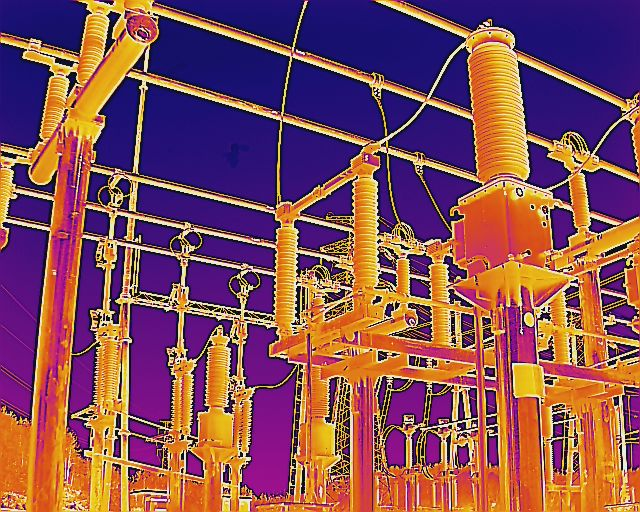
#> input picture assets/temple.jpeg, 640 x 512 px, found by its file name
$ python sift_match.py   (older library calls are emulated)
#> lines starting #> are read from the running program, lines starting #| are printed output that depends on the picture; after the words box and inside, x2 and y2 are one past the last pixel; in counts of white or black regions, pixels touching at a corner belong together
import cv2
import numpy as np
import secrets

###################################################### 1. 定义SIFT类 ####################################################
class  CSift:
	def __init__(self,num_octave,num_scale,sigma):
		self.sigma = sigma	#初始尺度因子
		self.num_scale = num_scale #层数
		self.num_octave = 3 #组数，后续重新计算
		self.contrast_t = 0.04#弱响应阈值
		self.eigenvalue_r = 10#hessian矩阵特征值的比值阈值
		self.scale_factor = 1.5#求取方位信息时的尺度系数
		self.radius_factor = 3#3被采样率
		self.num_bins = 36 #计算极值点方向时的方位个数
		self.peak_ratio = 0.8 #求取方位信息时，辅方向的幅度系数

#################################################### 6. 匹配 ############################################################
def do_match(img_src1,kp1,des1,img_src2,kp2,des2,embed=1,pt_flag=0,MIN_MATCH_COUNT = 10):
    ## 1. 对关键点进行匹配 ##
    FLANN_INDEX_KDTREE = 0
    index_params = dict(algorithm=FLANN_INDEX_KDTREE, trees=5)
    search_params = dict(checks=50)
    flann = cv2.FlannBasedMatcher(index_params, search_params)
    des1, des2 = np.array(des1).astype(np.float32), np.array(des2).astype(np.float32)#需要转成array
    matches = flann.knnMatch(des1, des2, k=2)  # matches为list，每个list元素由2个DMatch类型变量组成,分别是最邻近和次邻近点

    good_match = []
    for m in matches:
        if m[0].distance < 0.7 * m[1].distance:  # 如果最邻近和次邻近的距离差距较大,则认可
            good_match.append(m[0])
    ## 2. 将2张图画在同一张图上 ##
    img1 = img_src1.copy()
    img2 = img_src2.copy()
    h1, w1 = img1.shape[0],img1.shape[1]
    h2, w2 = img2.shape[0],img2.shape[1]
    new_w = np.max([w1, w2])
    new_h = h1 + h2
    new_img =  np.zeros((new_h, new_w,3), np.uint8) if len(img_src1.shape)==3 else  np.zeros((new_h, new_w), np.uint8)
    w_offset1 = int(0.5 * (new_w - w1))
    w_offset2 = int(0.5 * (new_w - w2))
    if len(img_src1.shape) == 3:
        new_img[:h1,w_offset1:w_offset1 + w2,:] = img1  # 左边画img1
        new_img[h1:h1 + h2,w_offset2:w_offset2 + w2,:] = img2  # 右边画img2
    else:
        new_img[:h1,w_offset1:w_offset1 + w2] = img1  # 左边画img1
        new_img[h1:h1 + h2,w_offset2:w_offset2 + w2] = img2  # 右边画img2
    ##3. 两幅图存在足够的匹配点，两幅图匹配成功，将匹配成功的关键点进行连线 ##
    if len(good_match) > MIN_MATCH_COUNT:
        src_pts = []
        dst_pts = []
        mag_err_arr=[]
        angle_err_arr=[]
        for m in good_match:
            if pt_flag==0:#point是百分比
                src_pts.append([kp1[m.queryIdx].pt[0] * img1.shape[1], kp1[m.queryIdx].pt[1] * img1.shape[0]])#保存匹配成功的原图关键点位置
                dst_pts.append([kp2[m.trainIdx].pt[0] * img2.shape[1], kp2[m.trainIdx].pt[1] * img2.shape[0]])#保存匹配成功的目标图关键点位置
            else:
                src_pts.append([kp1[m.queryIdx].pt[0], kp1[m.queryIdx].pt[1]])  # 保存匹配成功的原图关键点位置
                dst_pts.append([kp2[m.trainIdx].pt[0], kp2[m.trainIdx].pt[1]])  # 保存匹配成功的目标图关键点位置

            mag_err = np.abs(kp1[m.queryIdx].response - kp2[m.trainIdx].response) / np.abs(kp1[m.queryIdx].response )
            angle_err = np.abs(kp1[m.queryIdx].angle - kp2[m.trainIdx].angle)
            mag_err_arr.append(mag_err)
            angle_err_arr.append(angle_err)

        if embed!=0 :#若图像2是图像1内嵌入另一个大的背景中，则在图像2中，突出显示图像1的边界
            M = cv2.findHomography(np.array(src_pts), np.array(dst_pts), cv2.RANSAC, 5.0)[0]  # 根据src和dst关键点，寻求变换矩阵
            src_w, src_h = img1.shape[1], img1.shape[0]
            src_rect = np.array([[0, 0], [src_w - 1, 0], [src_w - 1, src_h - 1], [0, src_h - 1]]).reshape(-1, 1, 2).astype(
                np.float32)  # 原始图像的边界框
            # dst_rect = cv2.perspectiveTransform(src_rect, M)  # 经映射后，得到dst的边界框
            # img2 = cv2.polylines(img2, [np.int32(dst_rect)], True, 255, 3, cv2.LINE_AA)  # 将边界框画在dst图像上，突出显示
            if len(new_img.shape) == 3:
                new_img[h1:h1+h2, w_offset2:w_offset2 + w2,:] = img2  # 右边画img2
            else:
                new_img[h1:h1+h2, w_offset2:w_offset2 + w2] = img2  # 右边画img2

        new_img = new_img if len(new_img.shape) == 3 else  cv2.cvtColor(new_img, cv2.COLOR_GRAY2BGR)
        flag = 0
        for pt1, pt2 in zip(src_pts, dst_pts):
            if(flag == 16):
                flag = 0
                bgr=np.random.randint(0,255,3,dtype=np.int32)
                cv2.line(new_img, tuple(np.int32(np.array(pt1) + [w_offset1, 0])),tuple(np.int32(np.array(pt2) + [w_offset2, h2])), color=(np.int(bgr[0]),np.int(bgr[1]),np.int(bgr[2])))
            flag += 1
    return new_img, M


def get_numOfOctave(img):
	num = round (np.log(min(img.shape[0],img.shape[1]))/np.log(2) )-1
	return num


if __name__ == '__main__':
    MIN_MATCH_COUNT = 10
    sift = CSift(num_octave=4,num_scale=3,sigma=1.6)
    img_src1 = cv2.imread('assets/temple.jpeg',-1)
#> img_src1 is the input picture: shape (512, 640, 3); mean B, G, R 87.7, 79.7, 134.3
    #img_src1 = cv2.resize(img_src1, (0, 0), fx=.25, fy=.25)
    img_src2 = cv2.imread('assets/origin.jpeg', -1)
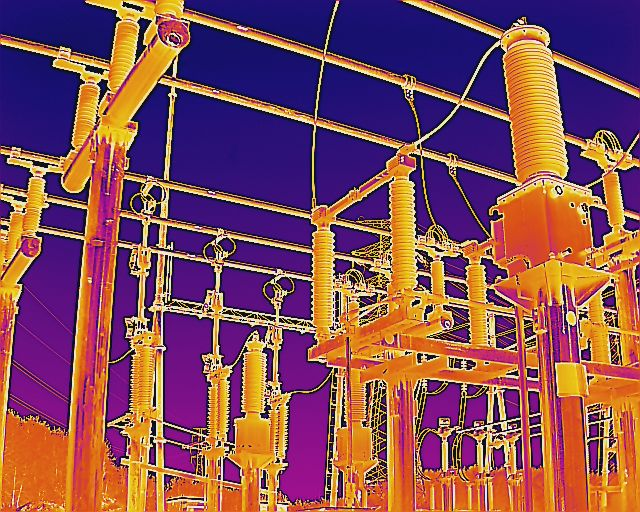
#> input picture assets/origin.jpeg, 640 x 512 px, found by its file name
#> img_src2 is the input picture: shape (512, 640, 3); mean B, G, R 87.4, 79.3, 134.6
    #img_src2 = cv2.resize(img_src2, (0, 0), fx=.5, fy=.5)
    # 2. 使用opencv自带sift算子
    sift.num_octave = get_numOfOctave(img_src1)
#> sift.num_octave = 8
    opencv_sift = cv2.SIFT.create(nfeatures=None, nOctaveLayers=int(sift.num_octave),
                                    contrastThreshold=sift.contrast_t, edgeThreshold=sift.eigenvalue_r, sigma=sift.sigma)
    kp1 = opencv_sift.detect(img_src1)
#> kp1 = 4397 keypoints; strongest (x, y, size): (149, 13, 1.8), (241, 384, 1.7), (543, 309, 2.1), (549, 308, 1.7)
    kp1,des1 = opencv_sift.compute(img_src1,kp1)

    sift.num_octave = get_numOfOctave(img_src2)
    opencv_sift = cv2.SIFT.create(nfeatures=None, nOctaveLayers=int(sift.num_octave),
                                    contrastThreshold=sift.contrast_t, edgeThreshold=sift.eigenvalue_r, sigma=sift.sigma)
    kp2 = opencv_sift.detect(img_src2)
#> kp2 = 4249 keypoints; strongest (x, y, size): (277, 388, 1.9), (495, 388, 1.7), (53, 165, 1.7), (581, 335, 1.7)
    kp2, des2 = opencv_sift.compute(img_src2, kp2)
    pt_flag = 1

    # 3. 做匹配
    reu_img, M = do_match(img_src1, kp1, des1, img_src2, kp2, des2, embed=1, pt_flag=pt_flag,MIN_MATCH_COUNT=3)
#> in do_match, `matches = flann.knnMatch(des1, des2, k=2)`: matches = 4397 matches
#> after the loop in do_match, `for m in matches:`: good_match = 866 matches
#> in do_match, `new_img[:h1,w_offset1:w_offset1 + w2,:] = img1`:
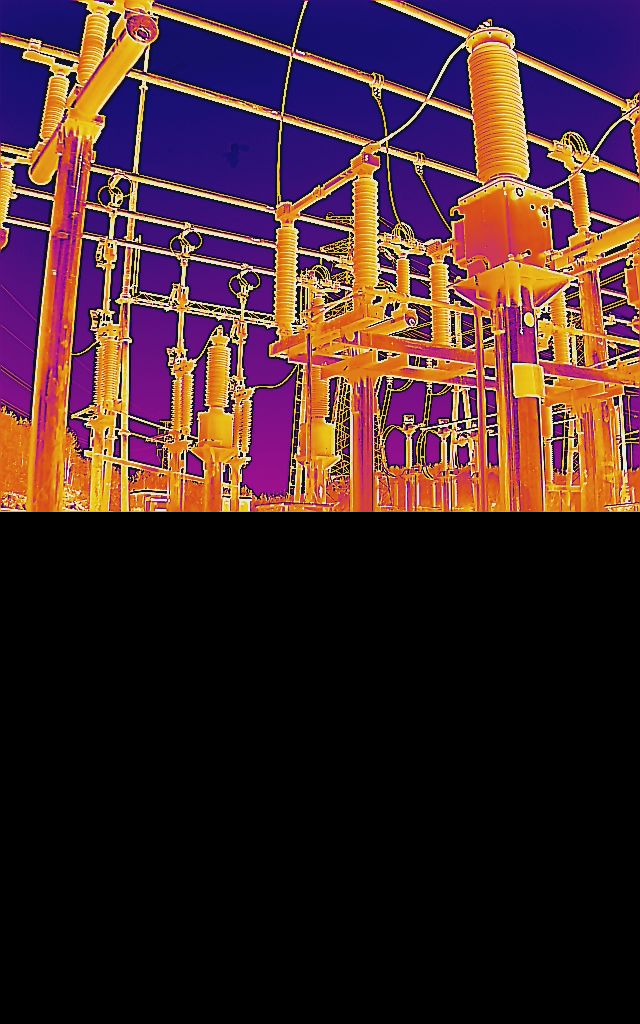
#> new_img: shape (1024, 640, 3); mean B, G, R 43.8, 39.9, 67.2
#> in do_match, `new_img[h1:h1 + h2,w_offset2:w_offset2 + w2,:] = img2`:
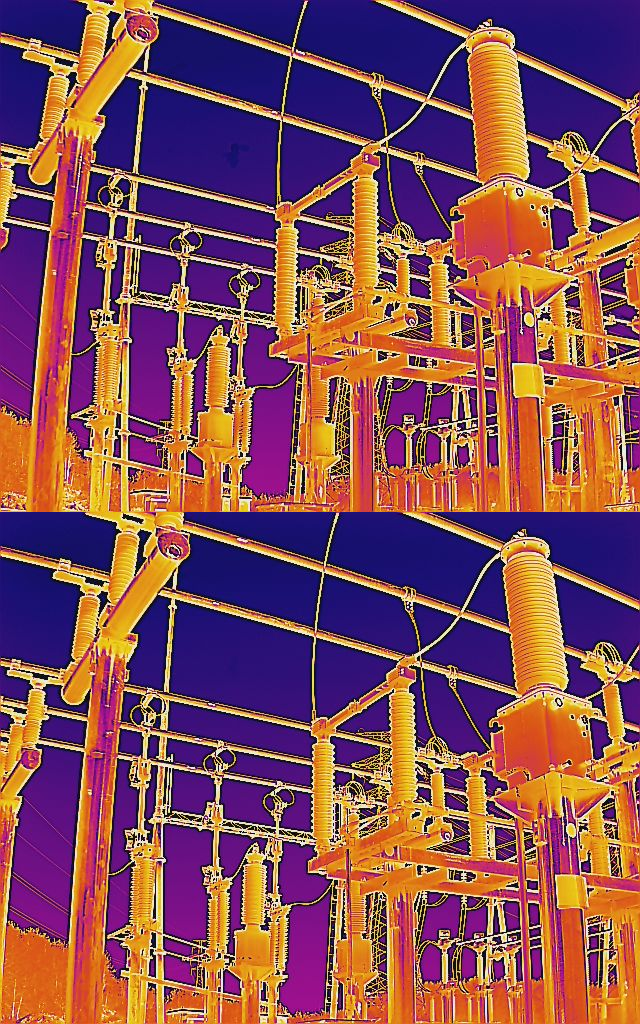
#> new_img: shape (1024, 640, 3); mean B, G, R 87.5, 79.5, 134.5
#> the loop in do_match, `for m in good_match:` made 866 passes
#> (mag_err, angle_err) on passes 1 to 3: (0.184, 0.416), (0.22, 5.01), (0.0216, 3.67)
#> after the loop in do_match, `for m in good_match:`: angle_err_arr = 866 values, max 359.4 at index 780, min 0.00712 at index 587, mean 13.46; dst_pts = 866 pairs, first value 11.84 to 634.5, second value 2.5 to 505.3; mag_err_arr = 866 values, max 0.578 at index 139, min 7.63e-05 at index 288, mean 0.0739; src_pts = 866 pairs, first value 4.35 to 627, second value 3.03 to 502.3
#> in do_match, `M = cv2.findHomography(np.array(src_pts), np.array(dst_pts), cv2.RANSA..`: M = [[0.997, 0.0136, 30.01], [-0.0262, 0.997, 9.84], [-2.63e-05, -2.49e-06, 1]]
#> the loop in do_match, `for pt1, pt2 in zip(src_pts, dst_pts):` made 866 passes
#> (pt1, pt2, flag, bgr) on passes 17, 33, 49: ([17.96, 419.2], [51.51, 428.4], 1, [172, 47, 117]), ([34.38, 486.3], [72.88, 495.9], 1, [192, 67, 251]), ([42.93, 404.7], [80.46, 413.4], 1, [195, 103, 9])
#> (flag, bgr) on passes 65, 81, 97, 113, 129, 145: (0, [211, 21, 242]), (0, [36, 87, 70]), (0, [216, 88, 140]), (0, [58, 193, 230]), (0, [39, 87, 174]), (0, [88, 81, 165])
#> after the loop in do_match, `for pt1, pt2 in zip(src_pts, dst_pts):`:
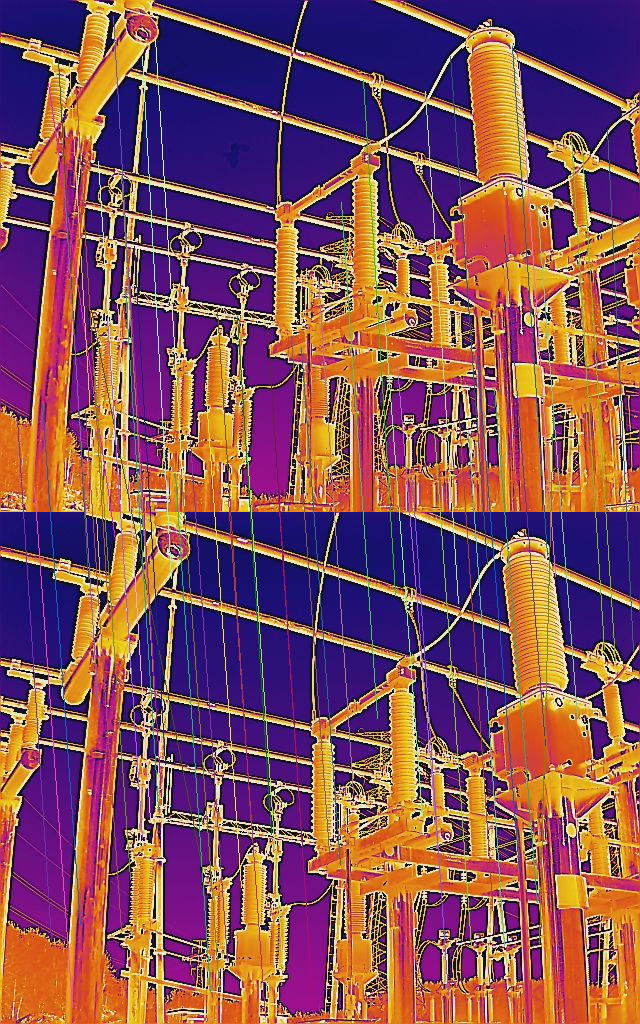
#> new_img: shape (1024, 640, 3); 4.09% of pixels changed, all inside (x1, y1, x2, y2) = (17, 16, 634, 1018)
#> after the loop in do_match, `for pt1, pt2 in zip(src_pts, dst_pts):`: bgr = [121, 98, 62]; flag = 2

    TestPt = np.float32([[272,208], [272, 268], [297, 267], [296, 222], [353, 183], [353, 245], [380, 239], [384, 152]])
#> TestPt = [[272, 208], [272, 268], [297, 267], [296, 222], [353, 183], [353, 245], [380, 239], [384, 152]]
    TestPt2 = list()
    reu_img = cv2.fillPoly(reu_img, [np.array(TestPt,dtype=np.int32)], 255)

    pts = np.float32(TestPt).reshape(-1,2).reshape(-1,1,2)
#> pts has the same summary as TestPt
    dst = cv2.perspectiveTransform(pts, M)#.reshape(1, -1).reshape(-1,2)
#> dst = [[306.3, 211.8], [307.2, 272.1], [332.5, 270.6], [330.8, 225.3], [388.1, 184.9], [389, 247.4], [416.4, 240.8], [419.2, 153]]
    dst = np.int32(dst)
#> dst = [[306, 211], [307, 272], [332, 270], [330, 225], [388, 184], [389, 247], [416, 240], [419, 152]]
    for point in dst:
        point[0][1] += img_src1.shape[0]
        TestPt2.append(point)
#> this loop made 8 passes
#> after the loop, TestPt2 = [[[306, 723]], [[307, 784]], [[332, 782]], [[330, 737]], [[388, 696]], [[389, 759]], [[416, 752]], [[419, 664]]]
    reu_img = cv2.fillPoly(reu_img, [np.array(TestPt2,dtype=np.int32)], 255)
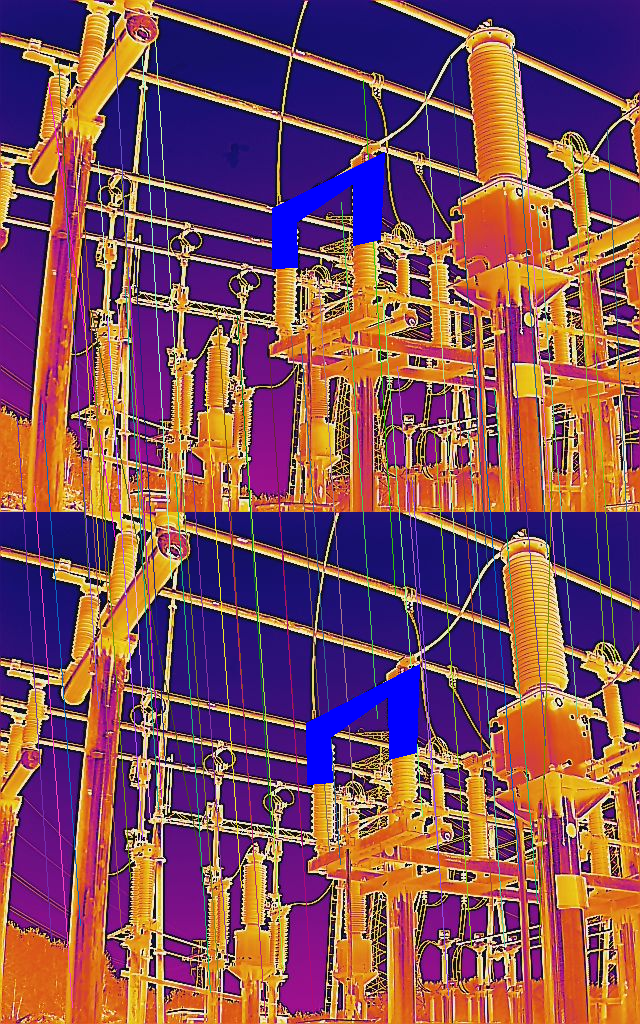
#> reu_img: shape (1024, 640, 3); mean B, G, R 91.8, 79.1, 131.1
    cv2.imshow('sift',reu_img)
    cv2.imwrite('sift.jpg',reu_img)
